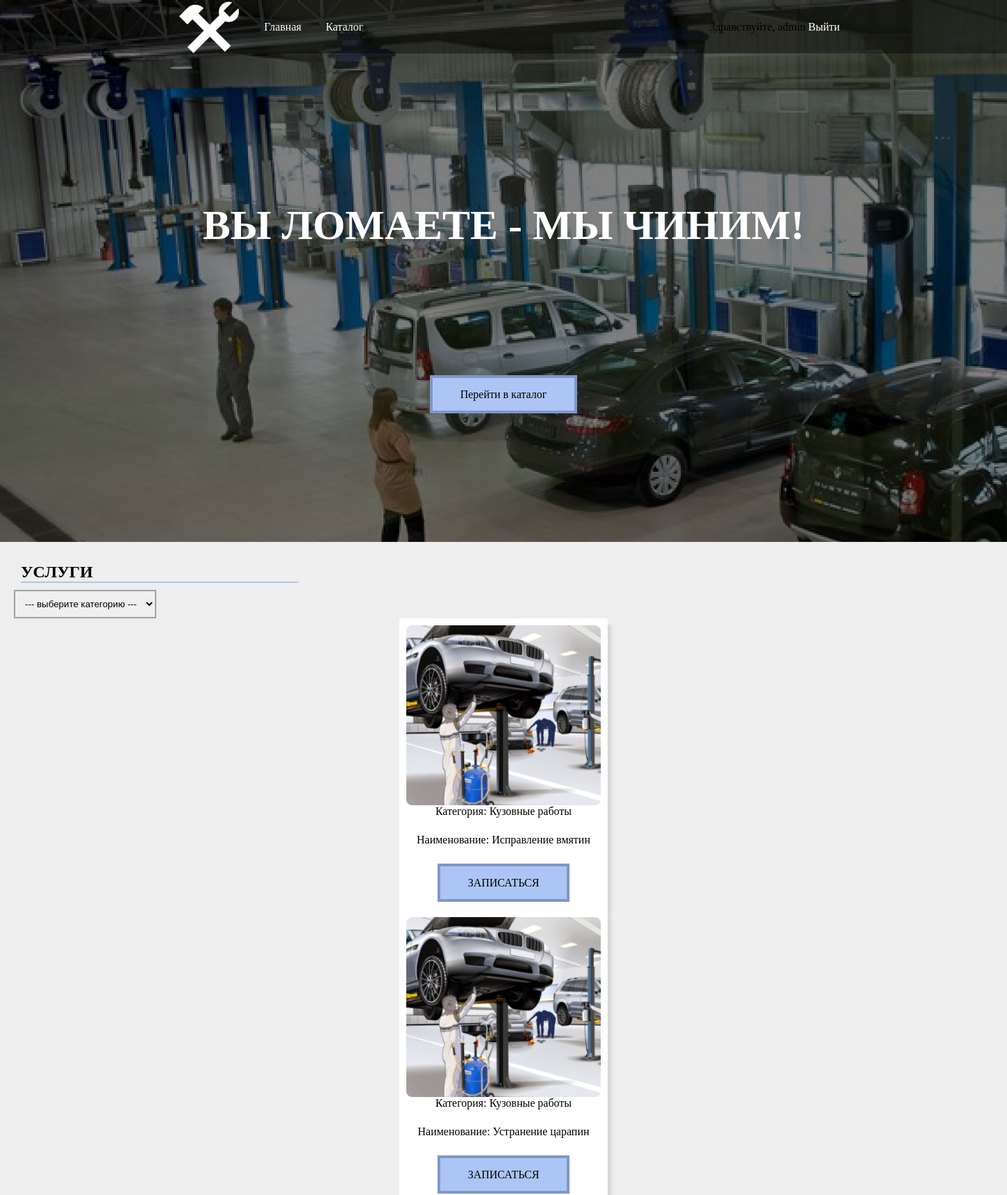
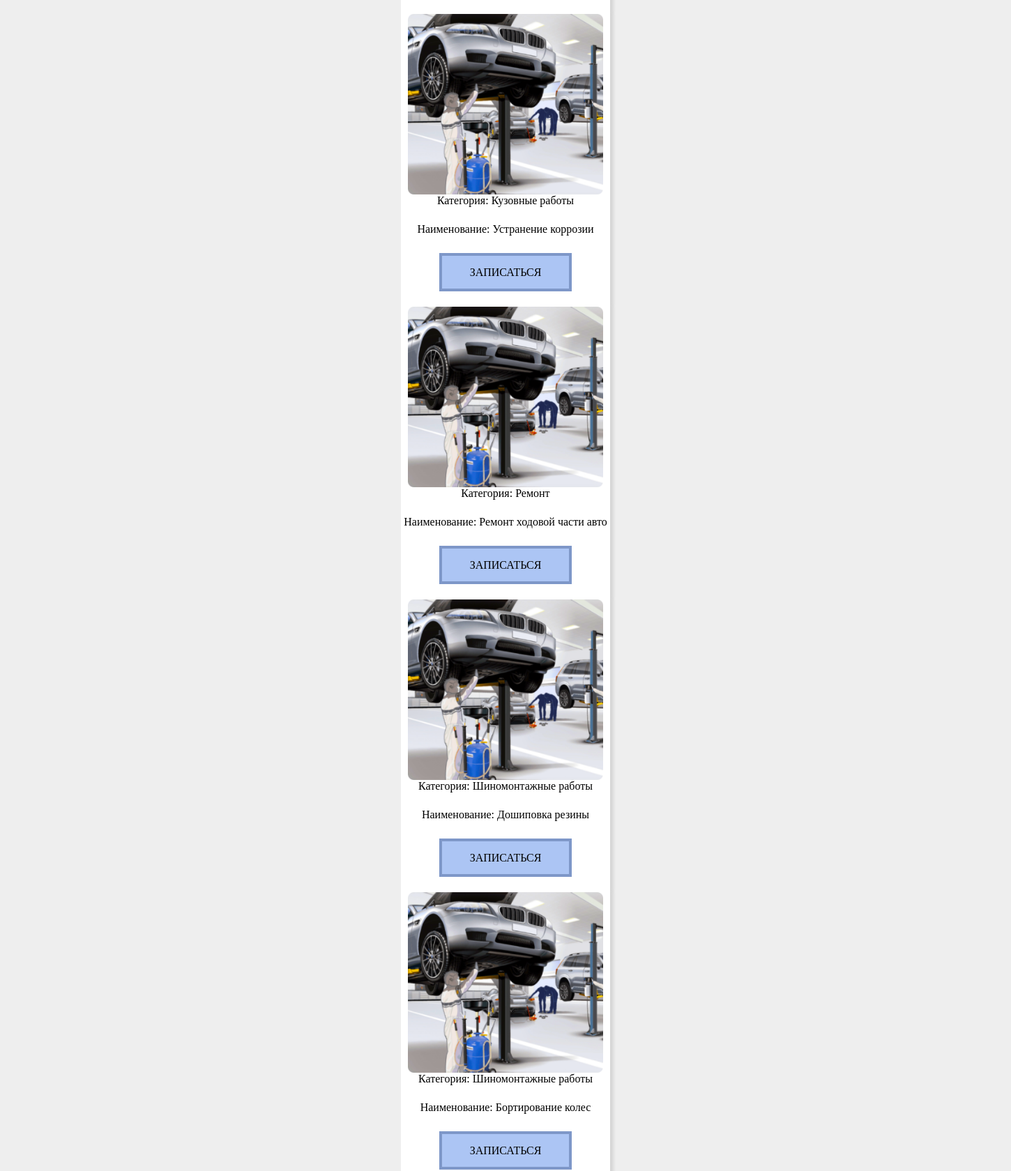
Screenshot of / (signed in, upper part) with the database file from the repository (2 pictures, top to bottom).
### STSSite/models.py (models this page shows, shortened)
class User(AbstractUser):
    patronomyc = models.CharField(max_length=20, verbose_name="Отчество")
    avatar = models.ImageField(upload_to='media/avatars', default='static/default.png')
    class Meta:
        verbose_name_plural = 'Пользователи'

class Uslugi(models.Model):
    name = models.CharField(max_length=25)
    cat = models.CharField(max_length=20, default='кузовные работы')
    class Meta:
        verbose_name_plural = 'Услуги'

### STSSite/views.py (the view)
# urls.py: path('', views.index, name='index'),
def index(request):
    usluga = Uslugi.objects.all
    return render(request, 'index.html', context={'usluga':usluga})

### STSSite/templates/index.html (shortened to what this page needs)
{% extends 'base.html' %}
{% load static %}
{% load tags_filter %}
{% block content %}
<div class="main" style="background: url({% static 'media/BG.png' %});">
    <div class="content">
        <h1>ВЫ ЛОМАЕТЕ - МЫ ЧИНИМ!</h1>
        <div class="btn"><a href="{% url 'order_create' %}">Перейти в каталог</a></div>
    </div>
</div>
<div class="service">
    <h2>УСЛУГИ</h2>
    <select>
        <option>--- выберите категорию ---</option>
    </select>
    <div class="cards">
      {% for uslugi in usluga %}
        <div class="card">
            <img src="{% static 'media/filler.png' %}">
            <div class="card-content">
                <p>Категория: {{uslugi.cat}}</p>
                <p>Наименование: {{uslugi.name}}</p>
                <div class="btn"><a href="{% url 'order_create' %}">ЗАПИСАТЬСЯ</a></div>
            </div>
        </div>
   {% endfor %}
    </div>
</div>
        {% endblock %}

### STSSite/templates/base.html (shortened to what this page needs)
<!DOCTYPE html>
{% load static %}
<html lang="ru">
<head>
    <link rel="stylesheet" href="{% static 'css/style.css' %}">
</head>
<body>
    <nav>
        <div class="menu">
            <img src="{% static 'media/logo.png' %}">
            <a href="">Главная</a>
            <a href="">Каталог</a>
        </div>
         <div class="login_menu">
             {% if user.is_authenticated %}
             Здравствуйте, {{ user }}
             <a href="{% url 'logout' %}">Выйти</a>
            {% else %}
            <a href="{% url 'login' %}">Войти</a>
             <a href="{% url 'registration' %}">Регистрация</a>
            {% endif %}
        </div>
    </nav>
    <main>
        {% block content %}
        {% endblock %}
    </main>
</body>
</html>

### STSSite/static/css/style.css (style rules this page uses)
* { margin: 0 auto; }
body { background: #EEEEEE; }
.main { height: 780px; display: flex; color: white; flex-direction: column; align-items: center; justify-content: center; text-align: center; }
.main h1 { font-size: 60px; margin-bottom: 200px; }
.btn > a { color: black; background: #ACC5F4; text-decoration: none; padding: 15px 40px; border: 4px solid #7E97C8; transition: .2s; }
.btn { margin: 20px; }
.content { height: 200px; }
.menu { display: flex; align-items: center; width: 300px; justify-content: space-around; }
nav { position: fixed; display: flex; justify-content: space-around; align-items: center; width: 100%; background: rgba(0, 0, 0, 0.4) }
nav a { color: white; text-decoration: none; transition: .2s; }
.service { max-width: 1440px; padding: 20px; }
h2 { border-bottom: 2px solid #ACC5F4; width: 400px; margin: 10px; }
select { padding: 10px; border: none; border: 2px solid #A1A1A1; outline: none; }
.card { background: white; width: 300px; text-align: center; height: 400px; display: flex; flex-direction: column; justify-content: space-between; padding: 10px 0; box-shadow: 5px 9px 4px rgba(0, 0, 0, 0.1); }
.card-content { height: 150px; display: flex; flex-direction: column; justify-content: space-between; }
.card img { width: 280px; object-fit:cover; }

### rows the page displays
User: username "admin"
Uslugi: cat "Кузовные работы", name "Исправление вмятин"
Uslugi: cat "Кузовные работы", name "Устранение царапин"
Uslugi: cat "Кузовные работы", name "Устранение коррозии"
Uslugi: cat "Ремонт", name "Ремонт ходовой части авто"
Uslugi: cat "Шиномонтажные работы", name "Дошиповка резины"
Uslugi: cat "Шиномонтажные работы", name "Бортирование колес"
